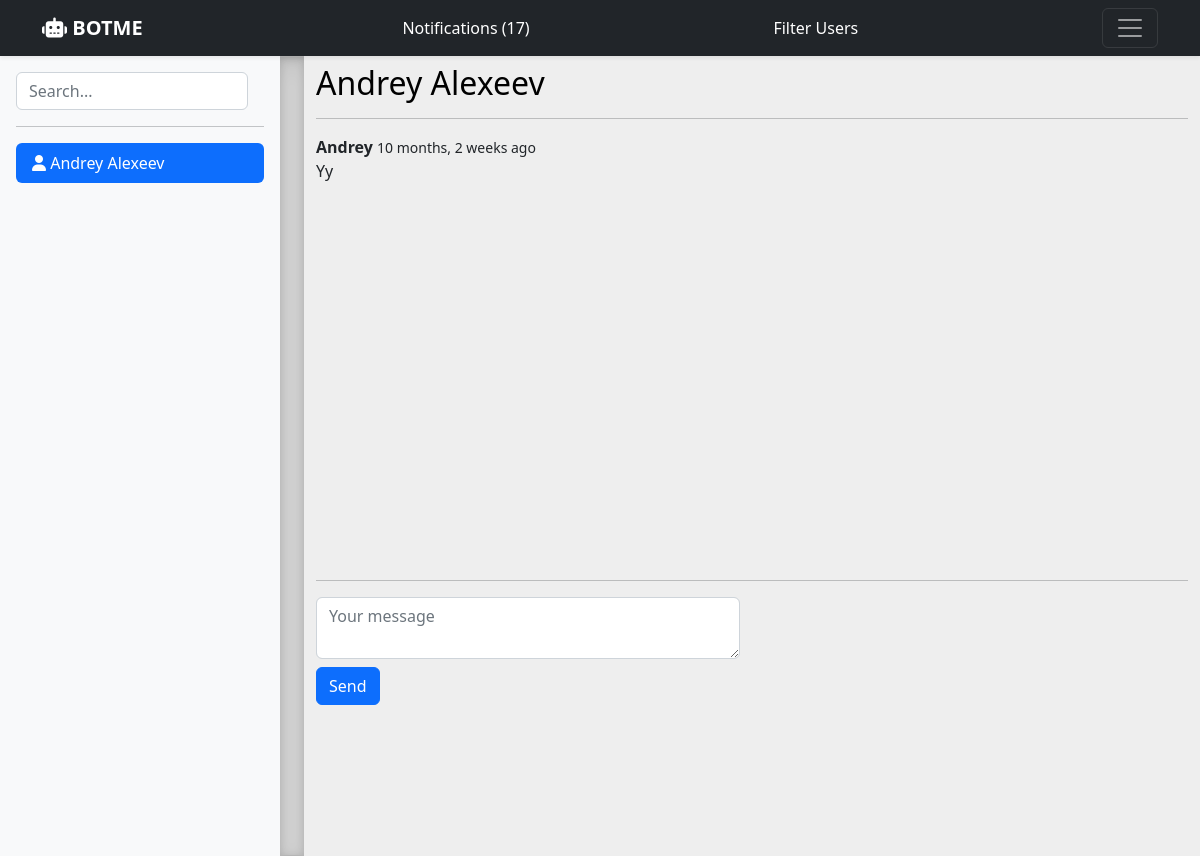
Screenshot of /conversation/7 (signed in) with the database file from the repository.
### contact/models.py (models this page shows, shortened)
class User(AbstractBaseUser, PermissionsMixin):
    Bs_1 = 'Bachelor 1st'
    Bs_2 = 'Bachelor 2nd'
    Bs_3 = 'Bachelor 3rd'
    Bs_4 = 'Bachelor 4th'
    Ms_1 = 'Master 1st'
    Ms_2 = 'Master 2nd'
    Phd = 'Phd'
    CHOICES = (
        (Bs_1, 'Bachelor 1st'),
        (Bs_2, 'Bachelor 2nd'),
        (Bs_3, 'Bachelor 3rd'),
        (Bs_4, 'Bachelor 4th'),
        (Ms_1, 'Master 1st'),
        (Ms_2, 'Master 2nd'),
        (Phd, 'Phd')
    )
    INTERNATIONAL = "International"
    CIS = "CIS"
    RUSSIAN = "Russian"
    LOCATIONS = (
        (INTERNATIONAL, 'International'),
        (CIS, "CIS"),
        (RUSSIAN, "Russian")
    )
    username = models.CharField(max_length=50, unique=True)
    telegram_username = models.CharField(max_length=250, null=True, blank=True)
    email = models.EmailField(max_length=250, unique=True, null=True, blank=True)
    inno_email = models.EmailField(max_length=250, unique=True, null=True, blank=True)
    first_name = models.CharField(max_length=30, blank=True, null=True)
    last_name = models.CharField(max_length=30, blank=True, null=True)
    telegram_first_name = models.CharField(max_length=30, blank=True, null=True)
    telegram_last_name = models.CharField(max_length=30, blank=True, null=True)
    is_active = models.BooleanField(default=True)
    is_staff = models.BooleanField(default=False)
    is_superuser = models.BooleanField(default=False)
    date_joined = models.DateTimeField(default=timezone.now)
    receive_notification = models.BooleanField(default=True)
    course = models.CharField(max_length=20, choices=CHOICES, null=True, blank=True)
    group = models.CharField(max_length=20, null=True, blank=True)
    location = models.CharField(max_length=50, choices=LOCATIONS, null=True, blank=True)
    objects = UserManager()
    USERNAME_FIELD = 'username'

class ConversationMessage(models.Model):
    conversation = models.ForeignKey(Conversation, related_name='messages', on_delete=models.CASCADE)
    content = models.TextField()
    created_at = models.DateTimeField(auto_now_add=True)
    created_by = models.ForeignKey(User, related_name='messages', on_delete=models.CASCADE)
    class Meta:
        ordering = ['created_at']

### contact/views.py (the view)
# urls.py: path('conversation/<int:user_id>', views.conversation, name='conversation'),
@login_required
def conversation(request, user_id):
    admin = User.objects.filter(is_superuser=True)[0]
    cur_user = User.objects.get(id=user_id)
    Notification.objects.filter(created_by=cur_user).filter(is_read=False).filter(notification_type='message').update(is_read=True)
    conversations = Conversation.objects.filter(users__in=[admin.id])
    conversations = conversations.filter(users__in=[user_id])
    if conversations.count() == 1:
        conversation = conversations[0]
    else:
        recipient = User.objects.get(id=user_id)
        conversation = Conversation.objects.create()
        conversation.users.add(admin)
        conversation.users.add(recipient)
        conversation.save()
    return render(request, 'conversation.html', {'conversation': conversation, 'cur_user': cur_user})

### contact/context_processors.py (called while the page is built)
def notifications(request):
    all_notifications = Notification.objects.filter(is_read=False)
    message_notifications = all_notifications.filter(notification_type="message")
    new_join_notifications = all_notifications.filter(notification_type="new_join")
    return {'notifications': all_notifications, 'message_notifications': message_notifications, 'new_join_notifications': new_join_notifications}

def users(request):
    users = User.objects.all().exclude(is_superuser=True)
    return {'users': users}

### contact/templates/conversation.html (shortened to what this page needs)
{% extends 'base.html' %}
{% load humanize %}
{% block content %}
    <div class="container my-2" id="conversationapp">
        <div class="row" id="messageBody"style="overflow-y:  auto; height: 500px;">
            <div class="col-md-12">
                <a href="{% url 'profile' cur_user.id %}" style="color:black;">
                    <h2>{{cur_user.first_name}} {{cur_user.last_name}}</h2>
                </a>
                <hr>
                <div class="messages" id="messages">
                    {% for message in conversation.messages.all %}
                        <div class="post">
                            <article class="media">
                                <div class="media-content">
                                    <div class="content">
                                        <p>
                                            <strong>{{ message.created_by.first_name }}</strong> <small>{{ message.created_at|naturaltime }}</small>
                                            <br>
                                            {{ message.content }}
                                        </p>
                                    </div>
                                </div>
                            </article>
                        </div>
                    {% endfor %}
                </div>
            </div>
        </div>
        <hr>
        <div class="row">
            <div class="col-md-6">
                <form autocomplete="off" onsubmit="return false;">
                    <textarea class="form-control" id="message-input" placeholder="Your message"></textarea>
                    <button class="btn btn-primary my-2" id="send-button">Send</button>
                </form>
            </div>
        </div>
    </div>
{% endblock %}

### contact/templates/base.html (shortened to what this page needs)
{% load static %}
<!doctype html>
<html lang="en">
  <head>
    <link rel="stylesheet" type="text/css" href="{% static 'css/bootstrap.min.css' %}">
    <link rel="stylesheet" href="https://cdnjs.cloudflare.com/ajax/libs/font-awesome/6.2.0/css/all.css">
    <link rel="stylesheet" type="text/css" href="{% static 'css/style.css' %}">
  </head>
  <body>
<header>
  <div class="navbar navbar-dark bg-dark shadow-sm">
    <div class="container header_container">
      <a href="/" class="navbar-brand d-flex align-items-center">
        <strong><i class="fa-solid fa-robot"></i> BOTME</strong>
      </a>
      {% if request.user.is_authenticated %}
        <a href="{% url 'home' %}" class="navbar-item">Notifications ({{ notifications.count }})</a>
        <a href="{% url 'filter_users' %}" class="navbar-item">Filter Users</a>
      {% endif %}
      <button class="navbar-toggler" type="button" data-bs-toggle="collapse" data-bs-target="#navbarHeader" aria-controls="navbarHeader" aria-expanded="false" aria-label="Toggle navigation">
        <span class="navbar-toggler-icon"></span>
      </button>
    </div>
  </div>
</header>
<main class="d-flex flex-nowrap">
  <div class="d-flex flex-column flex-shrink-0 p-3 bg-light" style="width: 280px;">
    <form id="search-form" class="col-12 col-lg-auto mb-3 mb-lg-0 me-lg-3" role="search" onsubmit="return false;" autocomplete="off">
      <input type="search" class="form-control" id="search-input"  placeholder="Search..." aria-label="Search">
    </form>
    <hr>
    <ul class="nav nav-pills flex-column mb-auto">
      {% if cur_user %}
        <li>
          <a href="{% url 'profile' cur_user.id %}" class="nav-link active">
            <i class="fa-solid fa-user"></i>
            {{ cur_user.first_name }} {{cur_user.last_name }}
          </a>
        </li>
      {% endif %}
      <div id="results-box" style="overflow-y: auto; height: 650px;">
      </div>
    </ul>
  </div>
  <div class="b-example-divider b-example-vr"></div>
{% block content %}
{% endblock %}
</main>
  </body>
</html>

### static/css/style.css (style rules this page uses)
body { min-height: 100vh; min-height: 100%; }
html { height: 100%; }
main { height:max-content; overflow-x: auto; overflow-y: hidden; background-color: #eeeeee; }
a { text-decoration: none; color: #fff; }
.b-example-divider { height: 3rem; background-color: rgba(0, 0, 0, .1); border: solid rgba(0, 0, 0, .15); border-width: 1px 0; box-shadow: inset 0 .5em 1.5em rgba(0, 0, 0, .1), inset 0 .125em .5em rgba(0, 0, 0, .15); }
.b-example-vr { flex-shrink: 0; width: 1.5rem; height: 100vh; }

### rows the page displays
User: first_name "Andrey", last_name "Alexeev"
ConversationMessage: created_by.first_name "Andrey", created_at "10 months, 2 weeks ago", content "Yy"

### other values shown
{{ notifications.count }} "17"
